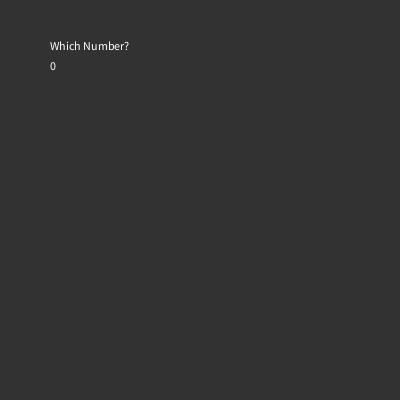
Frame 1 (no input)
Frame 60 (the mouse pressed at the canvas centre just before this capture): identical to frame 1, image omitted
Frame 120 (the mouse held since frame 60 and released just before this capture): identical to frame 1, image omitted

The Processing sketch that drew this single still picture (run headless with seeded random() and noise(); from frame 60 on, the mouse is pressed at the canvas centre):

// Processing sketch: Fib
// ── Fib.pde
IntList sold;
IntList kold;
IntList bnew;
int current = 0;
void setup(){
  size(400,400);
  sold = new IntList();
  kold = new IntList();
  bnew = new IntList();
  sold.append(0);
  kold.append(1);
  bnew.append(1);
}
void draw(){
  background(50);
  text("Which Number?",50,50);
  text(current,50,70);
  if(pow(10,bnew.size()) >= current && current > 0){
    while(sold.size() > 0){
      sold.remove(0);
    }
    while(kold.size() > 0){
      kold.remove(0);
    }
    while(bnew.size() > 0){
      bnew.remove(0);
    }
    sold.append(1);
    kold.append(1);
    for(int i = 0; i < current; i++){
      iterate();
    }
    for(int i = 0; i < bnew.size(); i++){
      text(bnew.get(i),50+i*15,90);
    }
  }
}
void keyPressed(){
  if(key >= 48 && key <= 58){
    current *= 10;
    current += key-48;
  }
}
void iterate(){
  sold = kold;
  kold = bnew;
  for(int i = 0; i < sold.size() || i < kold.size(); i++){
    if(i < sold.size() && i < kold.size()){
    bnew.set(i,kold.get(i)+sold.get(i));
    }
    else if(i < sold.size()){
      bnew.set(i,sold.get(i));
    }
    else{
      bnew.set(i,kold.get(i));
    }
  }
  for(int i = 0; i < bnew.size(); i++){
    if(bnew.get(bnew.size()-i-1) >= 10){
      if(i < bnew.size()-1){
        bnew.add(bnew.size()-i-2,1);
        bnew.sub(bnew.size()-i-1,10);
      }
      else{
        bnew.append(bnew.get(bnew.size()-1));
        for(int j = 0; j < bnew.size()-2; j++){
          bnew.set(bnew.size()-3-j,bnew.size()-2-j);
        }
        bnew.set(0,1);
        bnew.sub(1,10);
      }
    }
  }
}
